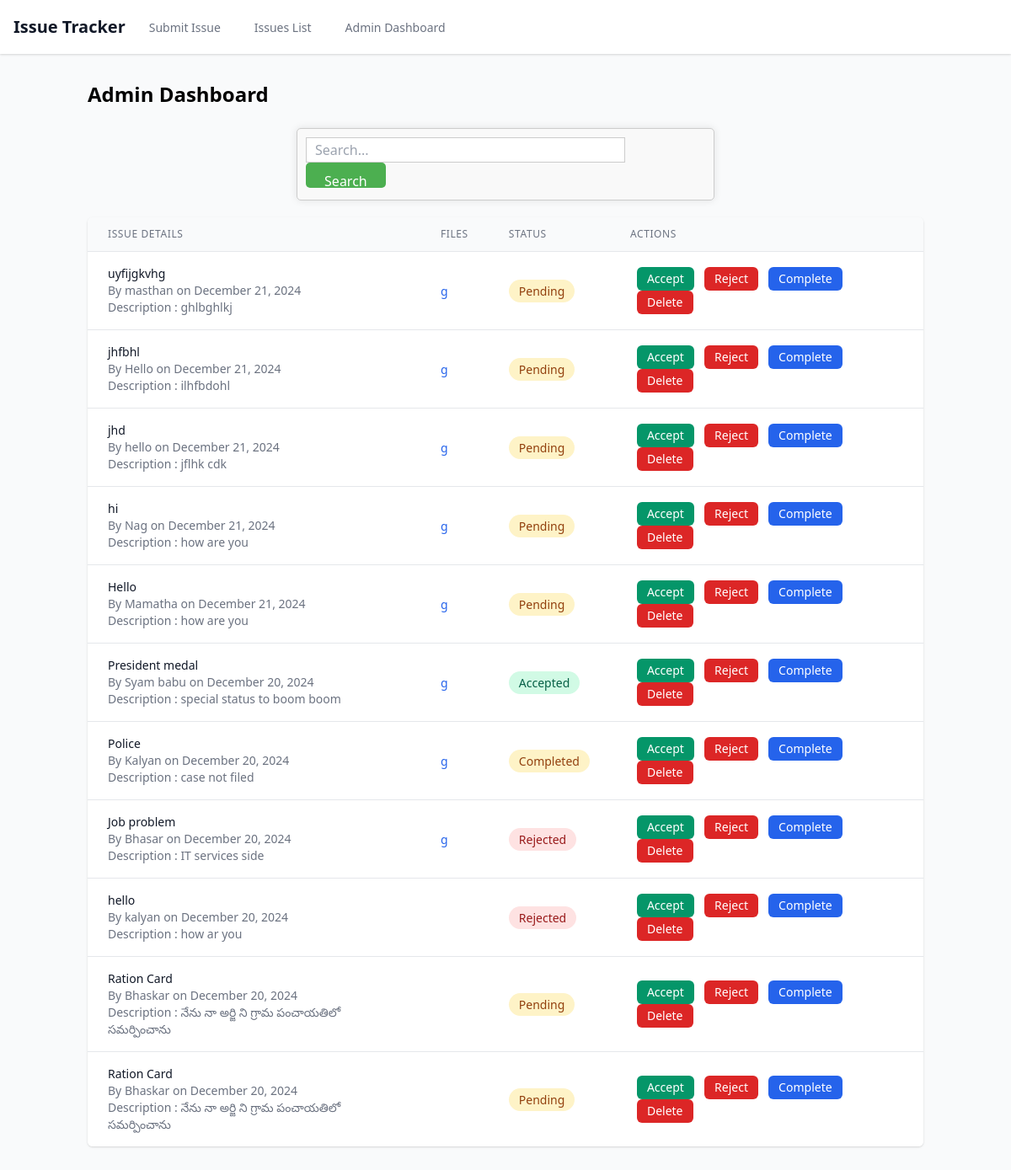
/admin-dashboard/ (signed in), run on the app's committed database.
### issues/models.py (models this page shows, shortened)
class Issue(models.Model):
    STATUS_CHOICES = [
        ('pending', 'Pending'),
        ('accepted', 'Accepted'),
        ('rejected', 'Rejected'),
        ('completed', 'Completed'),
    ]
    username = models.CharField(max_length=100)
    subject = models.CharField(max_length=200)
    matter = models.TextField(max_length=300,null=False)
    status = models.CharField(max_length=20, choices=STATUS_CHOICES, default='pending')
    created_at = models.DateTimeField(auto_now_add=True)
    updated_at = models.DateTimeField(auto_now=True)

class IssueFile(models.Model):
    issue = models.ForeignKey(Issue, on_delete=models.CASCADE, related_name='files')
    file = models.FileField(upload_to=get_upload_path)
    uploaded_at = models.DateTimeField(auto_now_add=True)

### issues/views.py (the view, shortened to what this page needs)
# urls.py: path('admin-dashboard/', admin_dashboard, name='admin_dashboard'),
def admin_dashboard(request):
    if not request.user.is_staff:
        messages.error(request, 'Access denied.')
        return redirect('issue_list')
    issues = Issue.objects.all().order_by('-created_at')
    pending_issues = Issue.objects.filter(status='pending')
    accepted_issues = Issue.objects.filter(status='accepted')
    rejected_issues = Issue.objects.filter(status='rejected')
    completed_issues = Issue.objects.filter(status='completed')
    query = request.GET.get('q')
    if query:
        issues = issues.filter(
            Q(username__icontains=query) |
            Q(subject__icontains=query) |
            Q(created_at__icontains=query)
        )
    return render(request, 'issues/admin_dashboard.html', {
        'pending_issues': pending_issues,
        'accepted_issues': accepted_issues,
        'rejected_issues': rejected_issues,
        'completed_issues': completed_issues,
        'issues': issues
    })

### templates/issues/admin_dashboard.html (shortened to what this page needs)
{% extends 'base.html' %}
{% block content %}
<div class="max-w-6xl mx-auto">
    <h2 class="text-2xl font-bold mb-6">Admin Dashboard</h2>
    <div class="search-bar">
        <form method="get">
            <input type="text" name="q" placeholder="Search...">
            <button type="submit"> Search
            </button>
        </form>
    </div>
    <div class="bg-white shadow overflow-hidden rounded-md">
        <table class="min-w-full divide-y divide-gray-200">
            <thead class="bg-gray-50">
                <tr>
                    <th class="px-6 py-3 text-left text-xs font-medium text-gray-500 uppercase tracking-wider">Issue Details</th>
                    <th class="px-6 py-3 text-left text-xs font-medium text-gray-500 uppercase tracking-wider">Files</th>
                    <th class="px-6 py-3 text-left text-xs font-medium text-gray-500 uppercase tracking-wider">Status</th>
                    <th class="px-6 py-3 text-left text-xs font-medium text-gray-500 uppercase tracking-wider">Actions</th>
                </tr>
            </thead>
            <tbody class="bg-white divide-y divide-gray-200">
                {% for issue in issues %}
                <tr>
                    <td class="px-6 py-4">
                        <div>
                            <div class="text-sm font-medium text-gray-900">{{ issue.subject }}</div>
                            <div class="text-sm text-gray-500">
                                By {{ issue.username }} on {{ issue.created_at|date:"F j, Y" }}
                                <p>Description :
                                    {{issue.matter}}
                                </p>
                            </div>
                        </div>
                    </td>
                    <td class="px-6 py-4">
                        {% for file in issue.files.all %}
                        <a href="{{ file.file.url }}" class="text-sm text-blue-600 hover:text-blue-800" target="_blank">
                            {{ file.file.name|cut:"/"|last }}
                        </a>
                        {% endfor %}
                    </td>
                    <td class="px-6 py-4">
                        <span class="px-3 py-1 rounded-full text-sm font-medium
                            {% if issue.status == 'accepted' %}bg-green-100 text-green-800
                            {% elif issue.status == 'rejected' %}bg-red-100 text-red-800
                            {% else %}bg-yellow-100 text-yellow-800{% endif %}">
                            {{ issue.status|title }}
                        </span>
                    </td>
                    <td class="px-6 py-4">
                        <form method="post" class="space-x-2">
                            <button type="submit" name="action" value="accept" class="bg-green-600 text-white px-3 py-1 rounded-md text-sm hover:bg-green-700"> Accept </button>
                            <button type="submit" name="action" value="reject" class="bg-red-600 text-white px-3 py-1 rounded-md text-sm hover:bg-red-700"> Reject </button>
                            <button type="submit" name="action" value="complete" class="bg-blue-600 text-white px-3 py-1 rounded-md text-sm hover:bg-blue-700"> Complete </button>
                            <button type="submit" name="action" value="delete" class="bg-red-600 text-white px-3 py-1 rounded-md text-sm hover:bg-red-700"> Delete </button>
                        </form>
                    </td>
                </tr>
                {% endfor %}
            </tbody>
        </table>
    </div>
</div>
{% endblock %}

### templates/base.html (shortened to what this page needs)
<!DOCTYPE html>
<html lang="en">
<head>
    <link href="https://cdn.jsdelivr.net/npm/tailwindcss@2.2.19/dist/tailwind.min.css" rel="stylesheet">
</head>
<body class="bg-gray-50">
    <nav class="bg-white shadow">
        <div class="max-w-7xl mx-auto px-4">
            <div class="flex justify-between h-16">
                <div class="flex">
                    <div class="flex-shrink-0 flex items-center">
                        <h1 class="text-xl font-bold text-gray-900">Issue Tracker</h1>
                    </div>
                    <div class="hidden sm:ml-6 sm:flex sm:space-x-8">
                        <a href="{% url 'issue_submit' %}" class="border-transparent text-gray-500 hover:border-gray-300 hover:text-gray-700 inline-flex items-center px-1 pt-1 border-b-2 text-sm font-medium">
                            Submit Issue
                        </a>
                        <a href="{% url 'issue_list' %}" class="border-transparent text-gray-500 hover:border-gray-300 hover:text-gray-700 inline-flex items-center px-1 pt-1 border-b-2 text-sm font-medium">
                            Issues List
                        </a>
                        {% if user.is_staff %}
                        <a href="{% url 'admin_dashboard' %}" class="border-transparent text-gray-500 hover:border-gray-300 hover:text-gray-700 inline-flex items-center px-1 pt-1 border-b-2 text-sm font-medium">
                            Admin Dashboard
                        </a>
                        {% endif %}
                    </div>
                </div>
            </div>
        </div>
    </nav>
    <main class="container mx-auto px-4 py-8">
        {% block content %}{% endblock %}
    </main>
</body>
</html>

### templates/issues/admin_dashboard.html (style rules this page uses)
.search-bar { width: 50%; margin: 20px auto; padding: 10px; background-color: #f9f9f9; border: 1px solid #ccc; border-radius: 5px; box-shadow: 0 0 10px rgba(0, 0, 0, 0.1); }
.search-bar input[type="text"] { width: 80%; height: 30px; padding: 10px; font-size: 16px; border: 1px solid #ccc; }
.search-bar button[type="submit"] { width: 20%; height: 30px; padding: 10px; font-size: 16px; background-color: #4CAF50; color: #fff; border: none; border-radius: 5px; cursor: pointer; }

### data on the page
Issue: subject "uyfijgkvhg", username "masthan", created_at "December 21, 2024", matter "ghlbghlkj", status "Pending"
IssueFile: file.name|last "g"
Issue: subject "jhfbhl", username "Hello", created_at "December 21, 2024", matter "ilhfbdohl", status "Pending"
IssueFile: file.name|last "g"
Issue: subject "jhd", username "hello", created_at "December 21, 2024", matter "jflhk cdk", status "Pending"
IssueFile: file.name|last "g"
Issue: subject "hi", username "Nag", created_at "December 21, 2024", matter "how are you", status "Pending"
IssueFile: file.name|last "g"
Issue: subject "Hello", username "Mamatha", created_at "December 21, 2024", matter "how are you", status "Pending"
IssueFile: file.name|last "g"
Issue: subject "President medal", username "Syam babu", created_at "December 20, 2024", matter "special status to boom boom", status "Accepted"
IssueFile: file.name|last "g"
Issue: subject "Police", username "Kalyan", created_at "December 20, 2024", matter "case not filed", status "Completed"
IssueFile: file.name|last "g"
Issue: subject "Job problem", username "Bhasar", created_at "December 20, 2024", matter "IT services side", status "Rejected"
IssueFile: file.name|last "g"
Issue: subject "hello", username "kalyan", created_at "December 20, 2024", matter "how ar you", status "Rejected"
Issue: subject "Ration Card", username "Bhaskar", created_at "December 20, 2024", matter "నేను నా అర్జి ని గ్రామ పంచాయతిలో సమర్పించాను", status "Pending"
Issue: subject "Ration Card", username "Bhaskar", created_at "December 20, 2024", matter "నేను నా అర్జి ని గ్రామ పంచాయతిలో సమర్పించాను", status "Pending"
